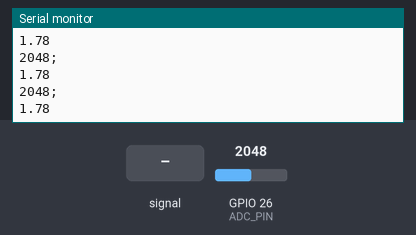
Recording of a sketch running on a simulated ESP32. Shown: the last lines printed to the serial monitor. The test bench sets the inputs (shaded band); at power-on: GPIO 26 (ADC_PIN) = 2048 (analog values on the 0–4095 scale).

Above: at 1.2 s.
1.3 s: GPIO 26 (ADC_PIN) fed a 200 Hz sine of ±327 counts around its level
2.8 s: GPIO 26 (ADC_PIN) set to 2866
At 2.8 s:
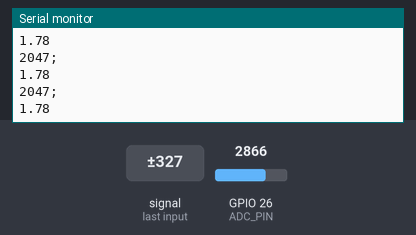
4.3 s: GPIO 26 (ADC_PIN) fed a 1000 Hz sine of ±1023 counts around its level
5.8 s: GPIO 26 (ADC_PIN) set to 3201
At 5.83 s:
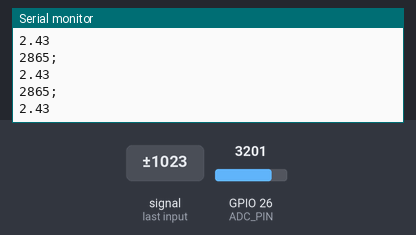
Timing chart, 0 to 8.3 s (numbered marks = the images above; inputs shaded):
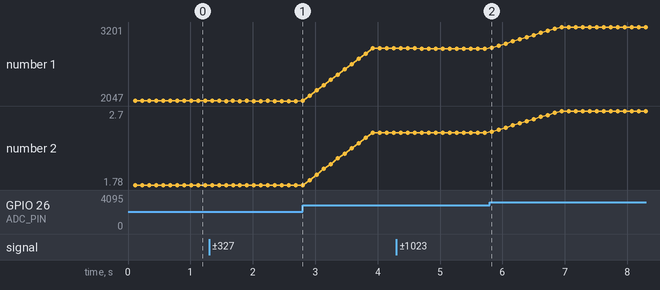

Measured:
- plotted number 1: 2048 → 2047 after the input at 1.3 s, 2047 → 2866 after the input at 2.8 s, 2866 → 2865 after the input at 4.3 s, 2865 → 3201 after the input at 5.8 s
- plotted number 2: 1.78 → 2.43 after the input at 2.8 s, 2.43 → 2.7 after the input at 5.8 s

The sketch:

medida_esp32.ino
```cpp
#include <vector>

#define ADC_RANGE 4096
#define ADC_PIN 26

using namespace std;

vector<int> pin_values = {0};
long int starting_time;
long int d_time;
long long sum = 0;

vector<int> last_10_measurements;
int last_10_sum = 0;

class Calibration {
public:
  double signalToVoltage(int signal) {
        float voltage = 0;
    if (signal <= 106) {
      voltage = -2.20612720612721 / (10*10*10*10*10) * signal * signal + 0.00401723276723277 * signal + 0.0420537795537795;
    } else if (signal <= 3161) {
      voltage = 0.000801963993453355 * signal + 0.134991816693945;
    } else if (signal <= 3950) {
      voltage = -1.9786426776347 / (10*10*10*10*10*10*10) * signal * signal + 0.00196468074215982 * signal - 1.56331169375177;
    } else {
      voltage = 9.22233300100278 / (10*10*10*10*10*10) * signal * signal - 0.0729341466600668 * signal + 147.309613659118;
    }

    return voltage;
}
};

int vReadAverage(int n_samples = 1000) {
  for (int i = 0; i < n_samples; i++) {
    sum += analogRead(ADC_PIN);

  }
  int average = (int)((double)sum/n_samples);
  sum = 0;
  return average;
}

void setup() {
  Serial.begin(115200);
  analogReadResolution(12);
  starting_time = millis();

  pinMode(26, INPUT);
  delay(1);
}

void loop() {
  int average = vReadAverage();

  last_10_measurements.push_back(average);
  last_10_sum += average;
  if(last_10_measurements.size() > 10) {
    last_10_sum -= last_10_measurements[0];
    last_10_measurements.erase(last_10_measurements.begin());
  }
  int last_10_average = last_10_sum/last_10_measurements.size();
  Serial.print(last_10_average);
  Serial.println(";");
  Calibration calibration;
  float voltage = calibration.signalToVoltage(last_10_average);
  // if (last_10_average <= 106) {
  //   voltage = -2.20612720612721 / (10*10*10*10*10) * last_10_average * last_10_average + 0.00401723276723277 * last_10_average + 0.0420537795537795;
  // } else if (last_10_average <= 3161) {
  //   voltage = 0.000801963993453355 * last_10_average + 0.134991816693945;
  // } else if (last_10_average <= 3950) {
  //   voltage = -1.9786426776347 / (10*10*10*10*10*10*10) * last_10_average * last_10_average + 0.00196468074215982 * last_10_average - 1.56331169375177;
  // } else {
  //   voltage = 9.22233300100278 / (10*10*10*10*10*10) * last_10_average * last_10_average - 0.0729341466600668 * last_10_average + 147.309613659118;
  // }

  Serial.println(voltage);
}


static void printValues(vector<int> values, long int d_time) {
  int numberOfValues = values.size();

  for (int i = 0; i < numberOfValues; i++) {
    Serial.print("\"");
    Serial.print(values[i]);
    Serial.print("\",");

    if(i == (numberOfValues - 1)) {
      Serial.print("\"");
      d_time = millis() - starting_time;
      Serial.print(d_time);
      Serial.println("\";");
    }
  }
}
```
